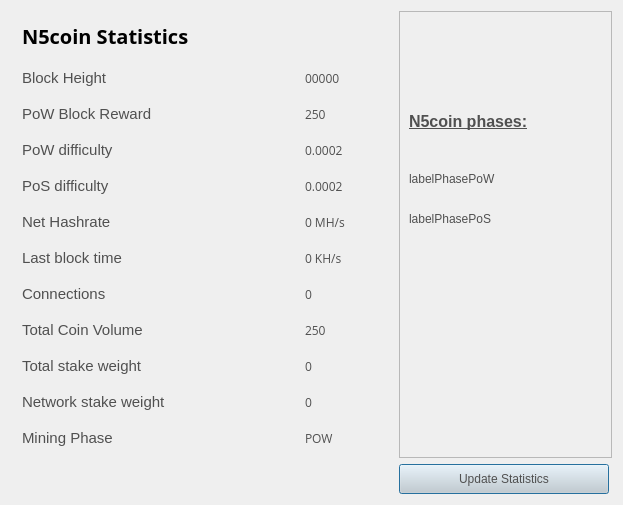
<?xml version="1.0" encoding="UTF-8"?>
<ui version="4.0">
 <class>StatisticsPage</class>
 <widget class="QWidget" name="StatisticsPage">
  <property name="windowModality">
   <enum>Qt::NonModal</enum>
  </property>
  <property name="geometry">
   <rect>
    <x>0</x>
    <y>0</y>
    <width>623</width>
    <height>505</height>
   </rect>
  </property>
  <property name="windowTitle">
   <string>Digging</string>
  </property>
  <property name="styleSheet">
   <string notr="true">color:#505050;
font-family:'Open Sans,sans-serif';</string>
  </property>
  <layout class="QGridLayout" name="gridLayout">
   <property name="sizeConstraint">
    <enum>QLayout::SetMaximumSize</enum>
   </property>
   <item row="1" column="0">
    <spacer name="verticalSpacer">
     <property name="orientation">
      <enum>Qt::Vertical</enum>
     </property>
     <property name="sizeHint" stdset="0">
      <size>
       <width>20</width>
       <height>40</height>
      </size>
     </property>
    </spacer>
   </item>
   <item row="0" column="1">
    <widget class="QFrame" name="frame">
     <property name="minimumSize">
      <size>
       <width>213</width>
       <height>0</height>
      </size>
     </property>
     <property name="frameShape">
      <enum>QFrame::StyledPanel</enum>
     </property>
     <property name="frameShadow">
      <enum>QFrame::Raised</enum>
     </property>
     <widget class="QLabel" name="label">
      <property name="geometry">
       <rect>
        <x>10</x>
        <y>70</y>
        <width>191</width>
        <height>81</height>
       </rect>
      </property>
      <property name="text">
       <string>&lt;html&gt;&lt;head/&gt;&lt;body&gt;&lt;p&gt;&lt;span style=&quot; font-size:12pt; font-weight:600; text-decoration: underline;&quot;&gt;N5coin phases:&lt;/span&gt;&lt;/p&gt;&lt;/body&gt;&lt;/html&gt;</string>
      </property>
     </widget>
     <widget class="QLabel" name="labelPhasePoW">
      <property name="geometry">
       <rect>
        <x>10</x>
        <y>160</y>
        <width>191</width>
        <height>16</height>
       </rect>
      </property>
      <property name="text">
       <string>labelPhasePoW</string>
      </property>
     </widget>
     <widget class="QLabel" name="labelPhasePoS">
      <property name="geometry">
       <rect>
        <x>10</x>
        <y>200</y>
        <width>191</width>
        <height>16</height>
       </rect>
      </property>
      <property name="text">
       <string>labelPhasePoS</string>
      </property>
     </widget>
    </widget>
   </item>
   <item row="0" column="0">
    <widget class="QFrame" name="gridFrame_2">
     <layout class="QGridLayout" name="gridLayout_4">
      <item row="1" column="0">
       <layout class="QHBoxLayout" name="horizontalLayout_4">
        <property name="spacing">
         <number>7</number>
        </property>
        <item>
         <widget class="QLabel" name="label_5">
          <property name="font">
           <font>
            <family>Open Sans,sans-serif</family>
           </font>
          </property>
          <property name="text">
           <string>&lt;html&gt;&lt;head/&gt;&lt;body&gt;&lt;p&gt;&lt;span style=&quot; font-size:20px; font-weight:600; color:#000000;&quot;&gt;N5coin Statistics&lt;/span&gt;&lt;/p&gt;&lt;/body&gt;&lt;/html&gt;</string>
          </property>
         </widget>
        </item>
        <item>
         <spacer name="horizontalSpacer_2">
          <property name="orientation">
           <enum>Qt::Horizontal</enum>
          </property>
          <property name="sizeHint" stdset="0">
           <size>
            <width>40</width>
            <height>20</height>
           </size>
          </property>
         </spacer>
        </item>
       </layout>
      </item>
      <item row="2" column="0">
       <spacer name="verticalSpacer_2">
        <property name="orientation">
         <enum>Qt::Vertical</enum>
        </property>
        <property name="sizeHint" stdset="0">
         <size>
          <width>20</width>
          <height>40</height>
         </size>
        </property>
       </spacer>
      </item>
      <item row="3" column="0">
       <layout class="QFormLayout" name="formLayout_2">
        <property name="fieldGrowthPolicy">
         <enum>QFormLayout::FieldsStayAtSizeHint</enum>
        </property>
        <property name="horizontalSpacing">
         <number>139</number>
        </property>
        <property name="verticalSpacing">
         <number>18</number>
        </property>
        <property name="rightMargin">
         <number>0</number>
        </property>
        <item row="1" column="0">
         <widget class="QLabel" name="label_14">
          <property name="text">
           <string>&lt;html&gt;&lt;head/&gt;&lt;body&gt;&lt;p&gt;&lt;span style=&quot; font-size:11pt;&quot;&gt;Block Height&lt;/span&gt;&lt;/p&gt;&lt;/body&gt;&lt;/html&gt;</string>
          </property>
         </widget>
        </item>
        <item row="1" column="1">
         <widget class="QLabel" name="heightBox">
          <property name="font">
           <font>
            <family>Open Sans,sans-serif</family>
            <pointsize>9</pointsize>
           </font>
          </property>
          <property name="text">
           <string>00000</string>
          </property>
         </widget>
        </item>
        <item row="2" column="0">
         <widget class="QLabel" name="label_12">
          <property name="text">
           <string>&lt;html&gt;&lt;head/&gt;&lt;body&gt;&lt;p&gt;&lt;span style=&quot; font-size:11pt;&quot;&gt;PoW Block Reward&lt;/span&gt;&lt;/p&gt;&lt;/body&gt;&lt;/html&gt;</string>
          </property>
         </widget>
        </item>
        <item row="2" column="1">
         <widget class="QLabel" name="rewardBox">
          <property name="font">
           <font>
            <family>Open Sans,sans-serif</family>
            <pointsize>9</pointsize>
           </font>
          </property>
          <property name="text">
           <string>250</string>
          </property>
         </widget>
        </item>
        <item row="3" column="0">
         <widget class="QLabel" name="label_13">
          <property name="text">
           <string>&lt;html&gt;&lt;head/&gt;&lt;body&gt;&lt;p&gt;&lt;span style=&quot; font-size:11pt;&quot;&gt;PoW difficulty&lt;/span&gt;&lt;/p&gt;&lt;/body&gt;&lt;/html&gt;</string>
          </property>
         </widget>
        </item>
        <item row="3" column="1">
         <widget class="QLabel" name="diffBox">
          <property name="font">
           <font>
            <family>Open Sans,sans-serif</family>
            <pointsize>9</pointsize>
           </font>
          </property>
          <property name="text">
           <string>0.0002</string>
          </property>
         </widget>
        </item>
        <item row="4" column="0">
         <widget class="QLabel" name="label_9">
          <property name="text">
           <string>&lt;html&gt;&lt;head/&gt;&lt;body&gt;&lt;p&gt;&lt;span style=&quot; font-size:11pt;&quot;&gt;PoS difficulty&lt;/span&gt;&lt;/p&gt;&lt;/body&gt;&lt;/html&gt;</string>
          </property>
         </widget>
        </item>
        <item row="4" column="1">
         <widget class="QLabel" name="diffBox2">
          <property name="font">
           <font>
            <family>Open Sans,sans-serif</family>
            <pointsize>9</pointsize>
           </font>
          </property>
          <property name="text">
           <string>0.0002</string>
          </property>
         </widget>
        </item>
        <item row="5" column="1">
         <widget class="QLabel" name="pawrateBox">
          <property name="font">
           <font>
            <family>Open Sans,sans-serif</family>
            <pointsize>9</pointsize>
           </font>
          </property>
          <property name="text">
           <string>0 MH/s</string>
          </property>
         </widget>
        </item>
        <item row="6" column="0">
         <widget class="QLabel" name="label3_2">
          <property name="sizePolicy">
           <sizepolicy hsizetype="Preferred" vsizetype="Maximum">
            <horstretch>0</horstretch>
            <verstretch>0</verstretch>
           </sizepolicy>
          </property>
          <property name="text">
           <string>&lt;html&gt;&lt;head/&gt;&lt;body&gt;&lt;p&gt;&lt;span style=&quot; font-size:11pt;&quot;&gt;Last block time&lt;/span&gt;&lt;/p&gt;&lt;/body&gt;&lt;/html&gt;</string>
          </property>
         </widget>
        </item>
        <item row="6" column="1">
         <widget class="QLabel" name="localBox">
          <property name="font">
           <font>
            <family>Open Sans,sans-serif</family>
            <pointsize>9</pointsize>
           </font>
          </property>
          <property name="text">
           <string>0 KH/s</string>
          </property>
         </widget>
        </item>
        <item row="7" column="0">
         <widget class="QLabel" name="label1_2">
          <property name="text">
           <string>&lt;html&gt;&lt;head/&gt;&lt;body&gt;&lt;p&gt;&lt;span style=&quot; font-size:11pt;&quot;&gt;Connections&lt;/span&gt;&lt;/p&gt;&lt;/body&gt;&lt;/html&gt;</string>
          </property>
         </widget>
        </item>
        <item row="7" column="1">
         <widget class="QLabel" name="connectionBox">
          <property name="font">
           <font>
            <family>Open Sans,sans-serif</family>
            <pointsize>9</pointsize>
           </font>
          </property>
          <property name="text">
           <string>0</string>
          </property>
         </widget>
        </item>
        <item row="8" column="0">
         <widget class="QLabel" name="label_8">
          <property name="text">
           <string>&lt;html&gt;&lt;head/&gt;&lt;body&gt;&lt;p&gt;&lt;span style=&quot; font-size:11pt;&quot;&gt;Total Coin Volume&lt;/span&gt;&lt;/p&gt;&lt;/body&gt;&lt;/html&gt;</string>
          </property>
         </widget>
        </item>
        <item row="8" column="1">
         <widget class="QLabel" name="volumeBox">
          <property name="font">
           <font>
            <family>Open Sans,sans-serif</family>
            <pointsize>9</pointsize>
           </font>
          </property>
          <property name="text">
           <string>250</string>
          </property>
         </widget>
        </item>
        <item row="9" column="0">
         <widget class="QLabel" name="label_10">
          <property name="text">
           <string>&lt;html&gt;&lt;head/&gt;&lt;body&gt;&lt;p&gt;&lt;span style=&quot; font-size:11pt;&quot;&gt;Total stake weight&lt;/span&gt;&lt;/p&gt;&lt;/body&gt;&lt;/html&gt;</string>
          </property>
         </widget>
        </item>
        <item row="9" column="1">
         <widget class="QLabel" name="minBox">
          <property name="font">
           <font>
            <family>Open Sans,sans-serif</family>
            <pointsize>9</pointsize>
           </font>
          </property>
          <property name="text">
           <string>0</string>
          </property>
         </widget>
        </item>
        <item row="10" column="0">
         <widget class="QLabel" name="label_11">
          <property name="text">
           <string>&lt;html&gt;&lt;head/&gt;&lt;body&gt;&lt;p&gt;&lt;span style=&quot; font-size:11pt;&quot;&gt;Network stake weight&lt;/span&gt;&lt;/p&gt;&lt;/body&gt;&lt;/html&gt;</string>
          </property>
         </widget>
        </item>
        <item row="10" column="1">
         <widget class="QLabel" name="maxBox">
          <property name="font">
           <font>
            <family>Open Sans,sans-serif</family>
            <pointsize>9</pointsize>
           </font>
          </property>
          <property name="text">
           <string>0</string>
          </property>
         </widget>
        </item>
        <item row="11" column="0">
         <widget class="QLabel" name="label_15">
          <property name="text">
           <string>&lt;html&gt;&lt;head/&gt;&lt;body&gt;&lt;p&gt;&lt;span style=&quot; font-size:11pt;&quot;&gt;Mining Phase&lt;/span&gt;&lt;/p&gt;&lt;/body&gt;&lt;/html&gt;</string>
          </property>
         </widget>
        </item>
        <item row="11" column="1">
         <widget class="QLabel" name="cBox">
          <property name="font">
           <font>
            <family>Open Sans,sans-serif</family>
            <pointsize>9</pointsize>
           </font>
          </property>
          <property name="text">
           <string>POW</string>
          </property>
         </widget>
        </item>
        <item row="5" column="0">
         <widget class="QLabel" name="label_16">
          <property name="text">
           <string>&lt;html&gt;&lt;head/&gt;&lt;body&gt;&lt;p&gt;&lt;span style=&quot; font-size:11pt;&quot;&gt;Net Hashrate&lt;/span&gt;&lt;/p&gt;&lt;/body&gt;&lt;/html&gt;</string>
          </property>
         </widget>
        </item>
       </layout>
      </item>
     </layout>
    </widget>
   </item>
   <item row="1" column="1">
    <widget class="QPushButton" name="startButton">
     <property name="sizePolicy">
      <sizepolicy hsizetype="Fixed" vsizetype="Fixed">
       <horstretch>0</horstretch>
       <verstretch>0</verstretch>
      </sizepolicy>
     </property>
     <property name="minimumSize">
      <size>
       <width>210</width>
       <height>30</height>
      </size>
     </property>
     <property name="styleSheet">
      <string notr="true">background:lightgrey;</string>
     </property>
     <property name="text">
      <string>Update Statistics</string>
     </property>
     <property name="default">
      <bool>true</bool>
     </property>
    </widget>
   </item>
  </layout>
 </widget>
 <layoutdefault spacing="6" margin="11"/>
 <resources/>
 <connections/>
</ui>
